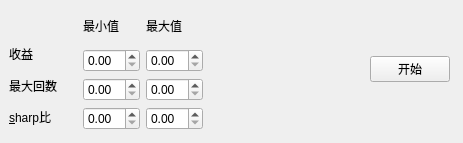
<?xml version="1.0" encoding="UTF-8"?>
<ui version="4.0">
 <class>Form</class>
 <widget class="QWidget" name="Form">
  <property name="geometry">
   <rect>
    <x>0</x>
    <y>0</y>
    <width>463</width>
    <height>143</height>
   </rect>
  </property>
  <property name="windowTitle">
   <string>Form</string>
  </property>
  <widget class="QWidget" name="">
   <property name="geometry">
    <rect>
     <x>9</x>
     <y>9</y>
     <width>441</width>
     <height>121</height>
    </rect>
   </property>
   <layout class="QHBoxLayout" name="horizontalLayout">
    <item>
     <layout class="QVBoxLayout" name="verticalLayout">
      <item>
       <widget class="QLabel" name="label">
        <property name="text">
         <string> </string>
        </property>
       </widget>
      </item>
      <item>
       <widget class="QLabel" name="label_2">
        <property name="text">
         <string>收益</string>
        </property>
       </widget>
      </item>
      <item>
       <widget class="QLabel" name="label_3">
        <property name="text">
         <string>最大回数</string>
        </property>
       </widget>
      </item>
      <item>
       <widget class="QLabel" name="label_4">
        <property name="text">
         <string>&amp;sharp比</string>
        </property>
        <property name="buddy">
         <cstring>doubleSpinBox5</cstring>
        </property>
       </widget>
      </item>
     </layout>
    </item>
    <item>
     <spacer name="verticalSpacer">
      <property name="orientation">
       <enum>Qt::Vertical</enum>
      </property>
      <property name="sizeHint" stdset="0">
       <size>
        <width>20</width>
        <height>40</height>
       </size>
      </property>
     </spacer>
    </item>
    <item>
     <layout class="QGridLayout" name="gridLayout">
      <item row="2" column="2">
       <widget class="QDoubleSpinBox" name="doubleSpinBox4"/>
      </item>
      <item row="3" column="2">
       <widget class="QDoubleSpinBox" name="doubleSpinBox6"/>
      </item>
      <item row="0" column="2">
       <widget class="QLabel" name="label_6">
        <property name="text">
         <string>最大值</string>
        </property>
       </widget>
      </item>
      <item row="1" column="2">
       <widget class="QDoubleSpinBox" name="doubleSpinBox2"/>
      </item>
      <item row="0" column="0">
       <widget class="QLabel" name="label_5">
        <property name="text">
         <string>最小值</string>
        </property>
       </widget>
      </item>
      <item row="1" column="0">
       <widget class="QDoubleSpinBox" name="doubleSpinBox1"/>
      </item>
      <item row="2" column="0">
       <widget class="QDoubleSpinBox" name="doubleSpinBox3"/>
      </item>
      <item row="3" column="0">
       <widget class="QDoubleSpinBox" name="doubleSpinBox5"/>
      </item>
     </layout>
    </item>
    <item>
     <spacer name="horizontalSpacer">
      <property name="orientation">
       <enum>Qt::Horizontal</enum>
      </property>
      <property name="sizeHint" stdset="0">
       <size>
        <width>40</width>
        <height>20</height>
       </size>
      </property>
     </spacer>
    </item>
    <item>
     <widget class="QPushButton" name="btnOK">
      <property name="text">
       <string>开始</string>
      </property>
     </widget>
    </item>
   </layout>
  </widget>
 </widget>
 <tabstops>
  <tabstop>doubleSpinBox1</tabstop>
  <tabstop>doubleSpinBox2</tabstop>
  <tabstop>doubleSpinBox3</tabstop>
  <tabstop>doubleSpinBox4</tabstop>
  <tabstop>doubleSpinBox5</tabstop>
  <tabstop>doubleSpinBox6</tabstop>
  <tabstop>btnOK</tabstop>
 </tabstops>
 <resources/>
 <connections/>
</ui>
